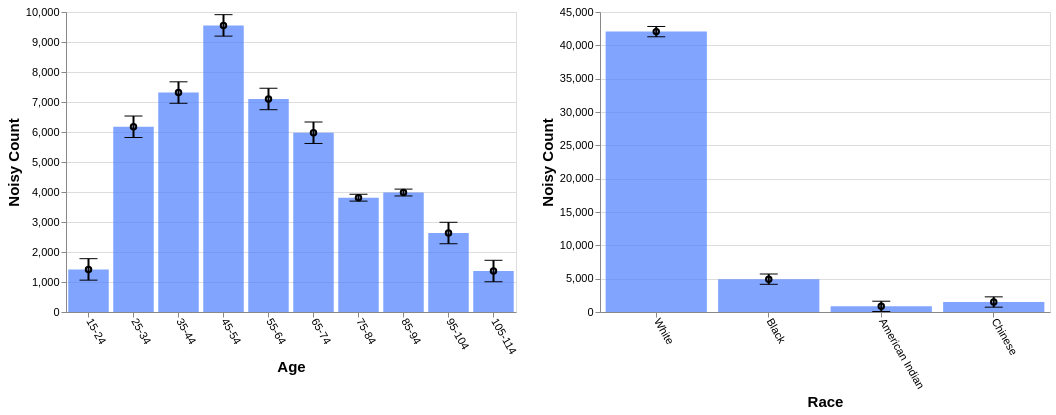

Vega-Lite specification for this chart:
### Vega-Lite specification from a JSON file in a GitHub repository (floating-point values rounded to 4 significant figures)
{"config": {"view": {"continuousWidth": 400, "continuousHeight": 300}, "axis": {"labelFontSize": 11, "titleFontSize": 15}, "axisBottom": {"labelAngle": 60}}, "hconcat": [{"layer": [{"mark": "bar", "encoding": {"color": {"value": "transparent"}, "tooltip": [{"aggregate": "sum", "field": "noisy_count", "title": "noisy count", "type": "quantitative"}, {"aggregate": "sum", "field": "error", "title": "error", "type": "quantitative"}], "x": {"field": "age", "sort": null, "title": "Age", "type": "ordinal"}}, "height": 300, "selection": {"selector581": {"type": "interval", "encodings": ["x"]}}, "transform": [{"filter": {"selection": "selector582"}}], "width": 450}, {"mark": {"type": "bar", "color": "#4C7FFF", "opacity": 0.7}, "encoding": {"x": {"field": "age", "sort": null, "title": "Age", "type": "ordinal"}, "y": {"aggregate": "sum", "field": "noisy_count", "type": "quantitative"}}, "transform": [{"filter": {"selection": "selector582"}}]}, {"mark": {"type": "tick", "color": "black", "width": 0}, "encoding": {"x": {"field": "age", "sort": null, "title": "Age", "type": "ordinal"}, "y": {"aggregate": "sum", "field": "plus_error", "type": "quantitative"}}, "transform": [{"filter": {"selection": "selector582"}}]}, {"mark": {"type": "tick", "color": "black", "width": 0}, "encoding": {"x": {"field": "age", "sort": null, "title": "Age", "type": "ordinal"}, "y": {"aggregate": "sum", "field": "minus_error", "type": "quantitative"}}, "transform": [{"filter": {"selection": "selector582"}}]}, {"mark": {"type": "point", "color": "black"}, "encoding": {"x": {"field": "age", "sort": null, "title": "Age", "type": "ordinal"}, "y": {"aggregate": "sum", "field": "noisy_count", "title": "Noisy Count", "type": "quantitative"}}, "transform": [{"filter": {"selection": "selector582"}}]}, {"mark": {"type": "rule", "size": 2}, "encoding": {"x": {"field": "age", "sort": null, "title": "Age", "type": "ordinal"}, "y": {"aggregate": "sum", "field": "plus_error", "title": "", "type": "quantitative"}, "y2": {"aggregate": "sum", "field": "minus_error", "title": ""}}, "transform": [{"filter": {"selection": "selector582"}}]}]}, {"layer": [{"mark": "bar", "encoding": {"color": {"value": "transparent"}, "tooltip": [{"aggregate": "sum", "field": "noisy_count", "title": "noisy count", "type": "quantitative"}, {"aggregate": "sum", "field": "error", "title": "error", "type": "quantitative"}], "x": {"field": "race", "sort": null, "title": "Race", "type": "ordinal"}}, "height": 300, "selection": {"selector582": {"type": "interval", "encodings": ["x"]}}, "transform": [{"filter": {"selection": "selector581"}}], "width": 450}, {"mark": {"type": "bar", "color": "#4C7FFF", "opacity": 0.7}, "encoding": {"x": {"field": "race", "sort": null, "title": "Race", "type": "ordinal"}, "y": {"aggregate": "sum", "field": "noisy_count", "type": "quantitative"}}, "transform": [{"filter": {"selection": "selector581"}}]}, {"mark": {"type": "tick", "color": "black", "width": 0}, "encoding": {"x": {"field": "race", "sort": null, "title": "Race", "type": "ordinal"}, "y": {"aggregate": "sum", "field": "plus_error", "type": "quantitative"}}, "transform": [{"filter": {"selection": "selector581"}}]}, {"mark": {"type": "tick", "color": "black", "width": 0}, "encoding": {"x": {"field": "race", "sort": null, "title": "Race", "type": "ordinal"}, "y": {"aggregate": "sum", "field": "minus_error", "type": "quantitative"}}, "transform": [{"filter": {"selection": "selector581"}}]}, {"mark": {"type": "point", "color": "black"}, "encoding": {"x": {"field": "race", "sort": null, "title": "Race", "type": "ordinal"}, "y": {"aggregate": "sum", "field": "noisy_count", "title": "Noisy Count", "type": "quantitative"}}, "transform": [{"filter": {"selection": "selector581"}}]}, {"mark": {"type": "rule", "size": 2}, "encoding": {"x": {"field": "race", "sort": null, "title": "Race", "type": "ordinal"}, "y": {"aggregate": "sum", "field": "plus_error", "title": "", "type": "quantitative"}, "y2": {"aggregate": "sum", "field": "minus_error", "title": ""}}, "transform": [{"filter": {"selection": "selector581"}}]}]}], "data": {"name": "data-a95627ba1c6be64acd89f24cf4f53992"}, "$schema": "https://vega.github.io/schema/vega-lite/v4.17.0.json", "datasets": {"data-a95627ba1c6be64acd89f24cf4f53992": [{"age": "15-24", "race": "White", "noisy_count": 1233.0, "true_count": 1271.0, "plus_error": 1322.0, "minus_error": 1143.0, "error": 89.4}, {"age": "15-24", "race": "Black", "noisy_count": 98.4, "true_count": 192.0, "plus_error": 187.9, "minus_error": 9.0, "error": 89.4}, {"age": "15-24", "race": "American Indian", "noisy_count": -24.5, "true_count": 31.0, "plus_error": 64.9, "minus_error": -114.0, "error": 89.4}, {"age": "15-24", "race": "Chinese", "noisy_count": 113.1, "true_count": 62.0, "plus_error": 202.5, "minus_error": 23.6, "error": 89.4}, {"age": "25-34", "race": "White", "noisy_count": 5054.0, "true_count": 5110.0, "plus_error": 5143.0, "minus_error": 4964.0, "error": 89.4}, {"age": "25-34", "race": "Black", "noisy_count": 749.2, "true_count": 700.0, "plus_error": 838.7, "minus_error": 659.8, "error": 89.4}, {"age": "25-34", "race": "American Indian", "noisy_count": 314.1, "true_count": 83.0, "plus_error": 403.5, "minus_error": 224.6, "error": 89.4}, {"age": "25-34", "race": "Chinese", "noisy_count": 57.9, "true_count": 244.0, "plus_error": 147.3, "minus_error": -31.6, "error": 89.4}, {"age": "35-44", "race": "White", "noisy_count": 6015.0, "true_count": 6181.0, "plus_error": 6104.0, "minus_error": 5926.0, "error": 89.4}, {"age": "35-44", "race": "Black", "noisy_count": 884.5, "true_count": 793.0, "plus_error": 974.0, "minus_error": 795.1, "error": 89.4}, {"age": "35-44", "race": "American Indian", "noisy_count": 158.0, "true_count": 93.0, "plus_error": 247.4, "minus_error": 68.5, "error": 89.4}, {"age": "35-44", "race": "Chinese", "noisy_count": 257.7, "true_count": 265.0, "plus_error": 347.1, "minus_error": 168.2, "error": 89.4}, {"age": "45-54", "race": "White", "noisy_count": 8034.0, "true_count": 7988.0, "plus_error": 8123.0, "minus_error": 7944.0, "error": 89.4}, {"age": "45-54", "race": "Black", "noisy_count": 960.0, "true_count": 967.0, "plus_error": 1049.0, "minus_error": 870.5, "error": 89.4}, {"age": "45-54", "race": "American Indian", "noisy_count": 170.8, "true_count": 112.0, "plus_error": 260.2, "minus_error": 81.3, "error": 89.4}, {"age": "45-54", "race": "Chinese", "noisy_count": 389.0, "true_count": 266.0, "plus_error": 478.4, "minus_error": 299.5, "error": 89.4}, {"age": "55-64", "race": "White", "noisy_count": 6117.0, "true_count": 6252.0, "plus_error": 6207.0, "minus_error": 6028.0, "error": 89.4}, {"age": "55-64", "race": "Black", "noisy_count": 563.4, "true_count": 744.0, "plus_error": 652.8, "minus_error": 474.0, "error": 89.4}, {"age": "55-64", "race": "American Indian", "noisy_count": 126.0, "true_count": 90.0, "plus_error": 215.4, "minus_error": 36.6, "error": 89.4}, {"age": "55-64", "race": "Chinese", "noisy_count": 294.2, "true_count": 233.0, "plus_error": 383.6, "minus_error": 204.7, "error": 89.4}, {"age": "65-74", "race": "White", "noisy_count": 5082.0, "true_count": 5121.0, "plus_error": 5172.0, "minus_error": 4993.0, "error": 89.4}, {"age": "65-74", "race": "Black", "noisy_count": 606.6, "true_count": 525.0, "plus_error": 696.0, "minus_error": 517.2, "error": 89.4}, {"age": "65-74", "race": "American Indian", "noisy_count": 145.0, "true_count": 68.0, "plus_error": 234.4, "minus_error": 55.5, "error": 89.4}, {"age": "65-74", "race": "Chinese", "noisy_count": 141.6, "true_count": 153.0, "plus_error": 231.1, "minus_error": 52.2, "error": 89.4}, {"age": "75-84", "race": "White", "noisy_count": 3381.0, "true_count": 3396.0, "plus_error": 3410.0, "minus_error": 3353.0, "error": 28.6}, {"age": "75-84", "race": "Black", "noisy_count": 357.5, "true_count": 387.0, "plus_error": 386.1, "minus_error": 328.9, "error": 28.6}, {"age": "75-84", "race": "American Indian", "noisy_count": 28.7, "true_count": 33.0, "plus_error": 57.3, "minus_error": 0.1, "error": 28.6}, {"age": "75-84", "race": "Chinese", "noisy_count": 43.2, "true_count": 93.0, "plus_error": 71.8, "minus_error": 14.6, "error": 28.6}, {"age": "85-94", "race": "White", "noisy_count": 3589.0, "true_count": 3579.0, "plus_error": 3618.0, "minus_error": 3560.0, "error": 28.5}, {"age": "85-94", "race": "Black", "noisy_count": 349.9, "true_count": 351.0, "plus_error": 378.4, "minus_error": 321.4, "error": 28.5}, {"age": "85-94", "race": "American Indian", "noisy_count": 11.2, "true_count": 33.0, "plus_error": 39.7, "minus_error": -17.4, "error": 28.5}, {"age": "85-94", "race": "Chinese", "noisy_count": 32.3, "true_count": 74.0, "plus_error": 60.8, "minus_error": 3.8, "error": 28.5}, {"age": "95-104", "race": "White", "noisy_count": 2372.0, "true_count": 2336.0, "plus_error": 2462.0, "minus_error": 2283.0, "error": 89.4}, {"age": "95-104", "race": "Black", "noisy_count": 147.3, "true_count": 160.0, "plus_error": 236.8, "minus_error": 57.9, "error": 89.4}, {"age": "95-104", "race": "American Indian", "noisy_count": 50.6, "true_count": 14.0, "plus_error": 140.0, "minus_error": -38.9, "error": 89.4}, {"age": "95-104", "race": "Chinese", "noisy_count": 62.6, "true_count": 35.0, "plus_error": 152.0, "minus_error": -26.9, "error": 89.4}, {"age": "105-114", "race": "White", "noisy_count": 1180.0, "true_count": 1270.0, "plus_error": 1270.0, "minus_error": 1091.0, "error": 89.4}, {"age": "105-114", "race": "Black", "noisy_count": 211.2, "true_count": 110.0, "plus_error": 300.6, "minus_error": 121.7, "error": 89.4}, {"age": "105-114", "race": "American Indian", "noisy_count": -133.8, "true_count": 4.0, "plus_error": -44.3, "minus_error": -223.2, "error": 89.4}, {"age": "105-114", "race": "Chinese", "noisy_count": 108.4, "true_count": 17.0, "plus_error": 197.9, "minus_error": 19.0, "error": 89.4}]}}
